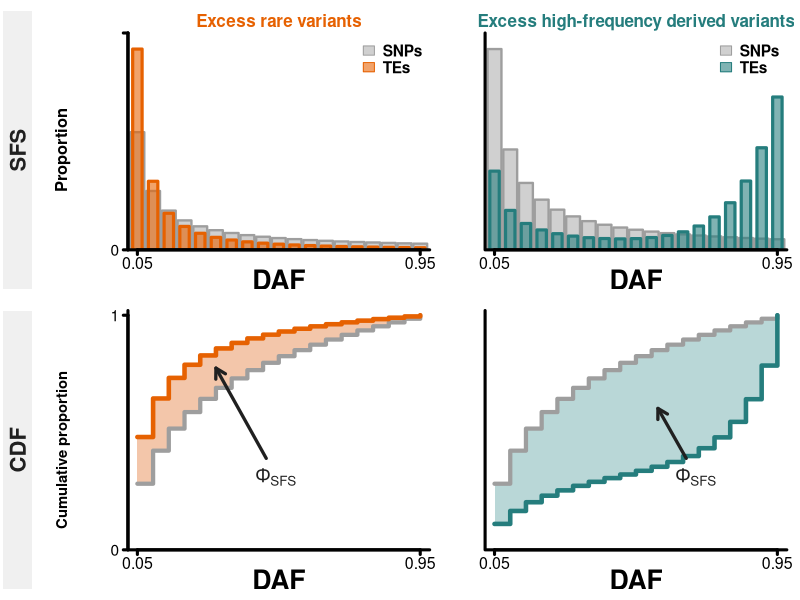
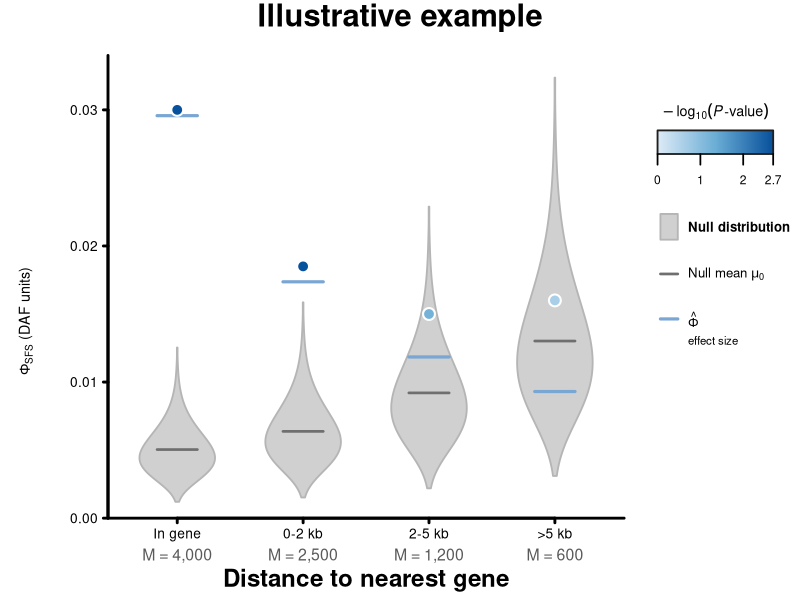
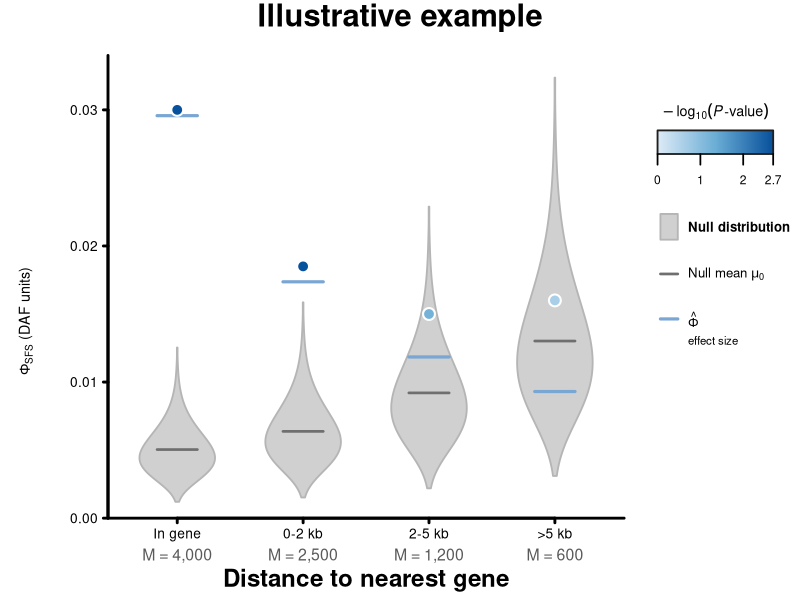

These charts were generated, in order, by the following R code:
#!/usr/bin/env Rscript

# Deterministic versions of the two Phi-SFS explanatory figures (PDF, and PNG
# for the null figure).
# Run from the repository root with:
#   module load R/4.4.2
#   Rscript figures/make_phi_sfs_figures.R

orange <- "#E66101"
orange_fill <- "#F3C6AA"
teal <- "#257D7D"
teal_fill <- "#B9D7D7"
neutral <- "#9E9E9E"
neutral_fill <- "#D0D0D0"
ink <- "#202020"

normalize <- function(x) x / sum(x)

step_coordinates <- function(x, y) {
    list(
        x = c(x[1], rep(x[-1], each = 2)),
        y = c(y[1], as.vector(rbind(y[-length(y)], y[-1])))
    )
}

draw_sfs <- function(x, neutral_sfs, te_sfs, color, title, show_y = FALSE) {
    ymax <- max(c(neutral_sfs, te_sfs)) * 1.08
    plot(NA, xlim = c(0.02, 0.98), ylim = c(0, ymax), axes = FALSE,
         xlab = "", ylab = "", xaxs = "i", yaxs = "i")

    # The wider neutral bars remain a single uniform gray. Narrower opaque TE
    # bars are drawn in front, avoiding transparency-induced color changes.
    rect(x - 0.022, 0, x + 0.022, neutral_sfs,
         col = neutral_fill, border = neutral, lwd = 2.3)
    rect(x - 0.015, 0, x + 0.015, te_sfs,
         col = adjustcolor(color, alpha.f = 0.58), border = color, lwd = 3.1)

    axis(1, at = c(0.05, 0.95), labels = c("0.05", "0.95"),
         lwd = 3.0, lwd.ticks = 3.0, cex.axis = 1.45)
    if (show_y) {
        axis(2, at = c(0, ymax), labels = c("0", ""),
             lwd = 3.0, lwd.ticks = 3.0, cex.axis = 1.4)
    }
    box(bty = "l", lwd = 3.0)
    mtext("DAF", side = 1, line = 2.2, cex = 1.6, font = 2)
    title(main = title, col.main = color, cex.main = 1.55, font.main = 2,
          line = 0.45)
    legend("topright", legend = c("SNPs", "TEs"),
           fill = c(neutral_fill, adjustcolor(color, alpha.f = 0.58)),
           border = c(neutral, color), bty = "n", cex = 1.4,
           text.font = 2, x.intersp = 0.6, y.intersp = 0.9)
}

draw_sidebar <- function(label) {
    plot.new()
    plot.window(xlim = c(0, 1), ylim = c(0, 1))
    rect(0.06, 0, 0.94, 1, col = "#F0F0F0", border = NA)
    text(0.5, 0.5, label, srt = 90, cex = 2.0, font = 2, col = ink)
}

draw_cdf <- function(x, neutral_sfs, te_sfs, color, fill,
                     show_y = FALSE, annotation_x = 0.48,
                     annotation_y = 0.34, arrow_x = 0.34) {
    neutral_cdf <- cumsum(neutral_sfs)
    te_cdf <- cumsum(te_sfs)
    neutral_step <- step_coordinates(x, neutral_cdf)
    te_step <- step_coordinates(x, te_cdf)

    plot(NA, xlim = c(0.02, 0.98), ylim = c(0, 1.02), axes = FALSE,
         xlab = "", ylab = "", xaxs = "i", yaxs = "i")
    polygon(c(neutral_step$x, rev(te_step$x)),
            c(neutral_step$y, rev(te_step$y)),
            col = fill, border = NA)
    lines(neutral_step$x, neutral_step$y, col = neutral, lwd = 4.1)
    lines(te_step$x, te_step$y, col = color, lwd = 4.4)

    axis(1, at = c(0.05, 0.95), labels = c("0.05", "0.95"),
         lwd = 3.0, lwd.ticks = 3.0, cex.axis = 1.45)
    if (show_y) {
        axis(2, at = c(0, 1), labels = c("0", "1"),
             lwd = 3.0, lwd.ticks = 3.0, cex.axis = 1.4)
    }
    box(bty = "l", lwd = 3.0)
    mtext("DAF", side = 1, line = 2.2, cex = 1.6, font = 2)

    target_bin <- max(which(x <= arrow_x))
    target_y <- (te_cdf[target_bin] + neutral_cdf[target_bin]) / 2
    text(annotation_x, annotation_y, expression(Phi[SFS]),
         cex = 1.75, font = 2, col = ink)
    arrows(annotation_x - 0.03, annotation_y + 0.08,
           arrow_x, target_y, length = 0.11, lwd = 3.2, col = ink)
}

draw_vertical_label <- function(label, cex = 1.5) {
    plot.new()
    plot.window(xlim = c(0, 1), ylim = c(0, 1))
    text(0.55, 0.5, label, srt = 90, cex = cex, font = 2, xpd = NA)
}

make_definition_figure <- function(path) {
    bins <- 1:19
    x <- bins / 20
    neutral_sfs <- normalize(1 / bins)
    rare_sfs <- normalize(1 / bins^1.55)
    high_sfs <- normalize(0.55 / bins + 0.055 * exp(0.42 * (bins - 12)))

    pdf(path, width = 11.2, height = 8.6, family = "Helvetica",
        useDingbats = FALSE)
    layout(matrix(1:8, nrow = 2, byrow = TRUE),
           heights = c(1, 1), widths = c(0.10, 0.14, 1, 1))

    par(mar = rep(0, 4))
    draw_sidebar("SFS")
    par(mar = rep(0, 4))
    draw_vertical_label("Proportion")

    par(mar = c(3.8, 3.2, 2.5, 1.0), mgp = c(2.1, 0.65, 0),
        tcl = -0.35, las = 1)

    draw_sfs(x, neutral_sfs, rare_sfs, orange,
             "Excess rare variants", show_y = TRUE)
    draw_sfs(x, neutral_sfs, high_sfs, teal,
             "Excess high-frequency derived variants", show_y = FALSE)

    par(mar = rep(0, 4))
    draw_sidebar("CDF")
    par(mar = rep(0, 4))
    draw_vertical_label("Cumulative proportion", cex = 1.35)

    par(mar = c(3.8, 3.2, 0.8, 1.0), mgp = c(2.1, 0.65, 0),
        tcl = -0.35, las = 1)
    draw_cdf(x, neutral_sfs, rare_sfs, orange, orange_fill,
             show_y = TRUE, annotation_x = 0.49,
             annotation_y = 0.31, arrow_x = 0.30)
    draw_cdf(x, neutral_sfs, high_sfs, teal, teal_fill,
             show_y = FALSE, annotation_x = 0.69,
             annotation_y = 0.31, arrow_x = 0.57)
    dev.off()
}

# Null figure: Phi-SFS on its own scale, one category per column. The gray
# violin is the category's null distribution of Phi_i^0 (two neutral SNP sets of
# the same size M), so its height is the finite-sample floor, which shrinks as
# M grows. The point is Phi_obs, colored by its add-one P-value; the blue bar
# is the effect size, the floor-corrected sqrt(max(Phi_obs^2 - mu_0^2, 0))
# (docs/PHI_SFS_FLOOR_CORRECTION_W1.md).
# Values are synthetic. Null means and SDs scale as 1/sqrt(M), anchored to the
# in-gene production null (mean 0.0050, SD 0.0018 at M = 4,067).
draw_violin <- function(values, center, width = 0.30) {
    d <- density(values, from = min(values), to = max(values), n = 512,
                 cut = 0, bw = "nrd0")
    half_width <- width * d$y / max(d$y)
    polygon(c(center - half_width, rev(center + half_width)),
            c(d$x, rev(d$x)), col = "#D0D0D0", border = "#B5B5B5",
            lwd = 1.8)
}

draw_null_figure <- function() {
    categories <- c("In gene", "0-2 kb", "2-5 kb", ">5 kb")
    site_count <- c(4000, 2500, 1200, 600)
    observed <- c(0.0300, 0.0185, 0.0150, 0.0160)
    null_count <- 500
    u <- ((1:null_count) - 0.5) / null_count
    shape <- (0.0050 / 0.0018)^2
    nulls <- lapply(site_count, function(m) {
        mu <- 0.0050 * sqrt(4067 / m)
        qgamma(u, shape = shape, rate = shape / mu)
    })
    p_values <- mapply(function(null, obs) (1 + sum(null >= obs)) / (length(null) + 1),
                       nulls, observed)
    p_cap <- log10(null_count + 1)
    minus_log10_p <- pmin(-log10(p_values), p_cap)
    blue <- colorRampPalette(c("#DEEBF7", "#6BAED6", "#08519C"))(301)
    point_colors <- blue[1 + round(minus_log10_p / p_cap * 300)]
    ylim <- c(0, 0.034)

    layout(matrix(c(1, 2, 3), nrow = 1), widths = c(0.38, 4.7, 1.35))
    par(oma = c(0, 0, 3.2, 0))
    par(mar = rep(0, 4))
    draw_vertical_label(expression(paste(Phi[SFS], " (DAF units)")), cex = 1.3)

    par(mar = c(6.2, 4.6, 1.0, 0.6), mgp = c(3.2, 0.75, 0),
        tcl = -0.35, las = 1)
    plot(NA, xlim = c(0.45, 4.55), ylim = ylim, axes = FALSE,
         xlab = "", ylab = "", xaxs = "i", yaxs = "i")
    for (i in seq_along(nulls)) {
        draw_violin(nulls[[i]], i)
        mu <- mean(nulls[[i]])
        segments(i - 0.16, mu, i + 0.16, mu, col = "#6F6F6F", lwd = 2.6)
        phi_hat <- sqrt(max(observed[i]^2 - mu^2, 0))
        segments(i - 0.16, phi_hat, i + 0.16, phi_hat, col = "#79A6D2", lwd = 3.1)
    }
    points(1:4, observed, pch = 21, bg = point_colors,
           col = "white", lwd = 2.0, cex = 2.4)
    axis(1, at = 1:4, labels = categories, lwd = 2.8,
         lwd.ticks = 2.8, cex.axis = 1.25)
    mtext(paste0("M = ", formatC(site_count, format = "d", big.mark = ",")), side = 1,
          at = 1:4, line = 2.4, cex = 0.95, col = "#5A5A5A")
    axis(2, at = seq(0, 0.03, by = 0.01), lwd = 2.8,
         lwd.ticks = 2.8, cex.axis = 1.25)
    box(bty = "l", lwd = 2.8)
    mtext("Distance to nearest gene", side = 1, line = 4.4,
          cex = 1.45, font = 2)

    par(mar = c(6.2, 0.4, 1.0, 0.5))
    plot.new()
    plot.window(xlim = c(0, 1), ylim = c(0, 1))
    text(0.5, 0.91, expression(-log[10](italic(P)*"-value")),
         cex = 1.3, font = 2)
    edges <- seq(0.10, 0.90, length.out = length(blue) + 1)
    rect(edges[-length(edges)], 0.81, edges[-1], 0.865,
         col = blue, border = NA)
    rect(0.10, 0.81, 0.90, 0.865, border = ink, lwd = 1.8)
    tick_value <- c(0, 1, 2, p_cap)
    tick_x <- 0.10 + tick_value / p_cap * 0.80
    segments(tick_x, 0.785, tick_x, 0.81, lwd = 1.7)
    text(tick_x, 0.75, labels = c("0", "1", "2", "2.7"), cex = 1.1)
    rect(0.12, 0.61, 0.24, 0.67, col = "#D0D0D0",
         border = "#B5B5B5", lwd = 1.8)
    text(0.31, 0.64, "Null distribution", adj = 0, cex = 1.2, font = 2)
    segments(0.12, 0.53, 0.24, 0.53, col = "#6F6F6F", lwd = 2.6)
    text(0.31, 0.53, expression(paste("Null mean ", mu[0])), adj = 0,
         cex = 1.2, font = 2)
    segments(0.12, 0.425, 0.24, 0.425, col = "#79A6D2", lwd = 3.1)
    text(0.31, 0.425, expression(hat(Phi)), adj = 0,
         cex = 1.2, font = 2)
    text(0.31, 0.375, "effect size", adj = 0, cex = 1.05)

    mtext("Illustrative example", side = 3, line = 1.0,
          outer = TRUE, cex = 1.85, font = 2)
    invisible(p_values)
}

make_null_figure <- function(stem) {
    pdf(paste0(stem, ".pdf"), width = 10.2, height = 7.2,
        family = "Helvetica", useDingbats = FALSE)
    p_values <- draw_null_figure()
    dev.off()
    png(paste0(stem, ".png"), width = 10.2, height = 7.2, units = "in",
        res = 180, family = "Helvetica")
    draw_null_figure()
    dev.off()
    p_values
}

make_definition_figure("figures/phi_sfs_definition_schematic.pdf")
print(make_null_figure("figures/phi_sfs_null_example"))
